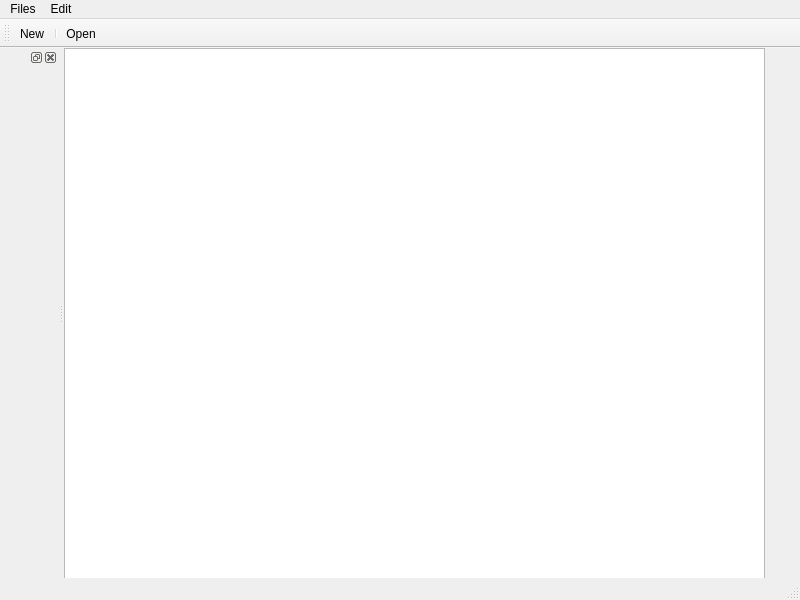
<?xml version="1.0" encoding="UTF-8"?>
<ui version="4.0">
 <class>MainWindow</class>
 <widget class="QMainWindow" name="MainWindow">
  <property name="geometry">
   <rect>
    <x>0</x>
    <y>0</y>
    <width>800</width>
    <height>600</height>
   </rect>
  </property>
  <property name="windowTitle">
   <string>MainWindow</string>
  </property>
  <widget class="QWidget" name="centralwidget">
   <widget class="QTextEdit" name="textEdit">
    <property name="geometry">
     <rect>
      <x>0</x>
      <y>0</y>
      <width>701</width>
      <height>531</height>
     </rect>
    </property>
   </widget>
  </widget>
  <widget class="QMenuBar" name="menubar">
   <property name="geometry">
    <rect>
     <x>0</x>
     <y>0</y>
     <width>800</width>
     <height>26</height>
    </rect>
   </property>
   <widget class="QMenu" name="menuFiles">
    <property name="title">
     <string>Files</string>
    </property>
    <addaction name="actionNew"/>
    <addaction name="actionOpen"/>
    <addaction name="separator"/>
    <addaction name="actionClose"/>
   </widget>
   <widget class="QMenu" name="menuEdit">
    <property name="title">
     <string>Edit</string>
    </property>
    <addaction name="actionSelsctAll"/>
   </widget>
   <addaction name="menuFiles"/>
   <addaction name="menuEdit"/>
  </widget>
  <widget class="QStatusBar" name="statusbar"/>
  <widget class="QToolBar" name="toolBar">
   <property name="windowTitle">
    <string>toolBar</string>
   </property>
   <attribute name="toolBarArea">
    <enum>TopToolBarArea</enum>
   </attribute>
   <attribute name="toolBarBreak">
    <bool>false</bool>
   </attribute>
   <addaction name="actionNew"/>
   <addaction name="separator"/>
   <addaction name="actionOpen"/>
  </widget>
  <widget class="QDockWidget" name="dockWidget">
   <attribute name="dockWidgetArea">
    <number>1</number>
   </attribute>
   <widget class="QWidget" name="dockWidgetContents"/>
  </widget>
  <action name="actionNew">
   <property name="text">
    <string>New</string>
   </property>
  </action>
  <action name="actionOpen">
   <property name="text">
    <string>Open</string>
   </property>
  </action>
  <action name="actionClose">
   <property name="text">
    <string>Close</string>
   </property>
  </action>
  <action name="actionSelsctAll">
   <property name="text">
    <string>SelsctAll</string>
   </property>
  </action>
 </widget>
 <resources/>
 <connections/>
</ui>
